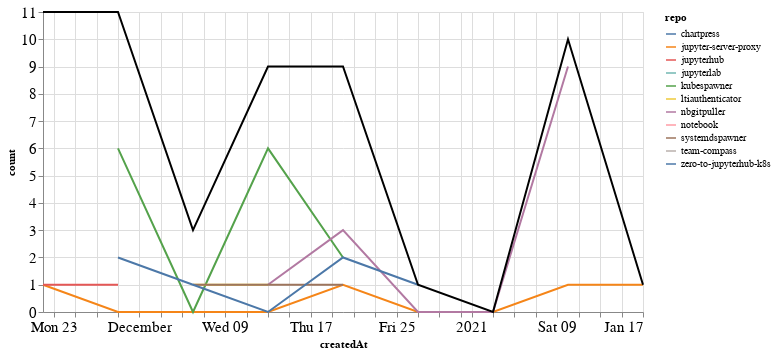

Notebook source saved alongside this figure:
### Markdown cell above
### Comments

### Code cell
comments_time = comments.groupby('repo').resample('W', on='createdAt').count()['author'].reset_index()
comments_time = comments_time.rename(columns={'author': 'count'})
comments_time_total = comments_time.groupby('createdAt').agg({"count": "sum"}).reset_index()
ch1 = alt.Chart(comments_time, width=600).mark_line().encode(
    x='createdAt',
    y='count',
    color='repo',
    tooltip="repo"
)

ch2 = alt.Chart(comments_time_total, width=600).mark_line(color="black").encode(
    x='createdAt',
    y='count',
)

ch1 + ch2

### Figure 1 — Vega-Lite specification as saved in the notebook (floating-point values rounded to 4 significant figures)
{"config": {"axisLeft": {"labelFontSize": 15}, "axisBottom": {"labelFontSize": 15}}, "layer": [{"data": {"name": "data-20b0c17c0a827d38961f0227fe2f835d"}, "mark": "line", "encoding": {"color": {"type": "nominal", "field": "repo"}, "tooltip": {"type": "nominal", "field": "repo"}, "x": {"type": "temporal", "field": "createdAt"}, "y": {"type": "quantitative", "field": "count"}}, "width": 600}, {"data": {"name": "data-460e094944774d0014fc42e7355726af"}, "mark": {"type": "line", "color": "black"}, "encoding": {"x": {"type": "temporal", "field": "createdAt"}, "y": {"type": "quantitative", "field": "count"}}, "width": 600}], "$schema": "https://vega.github.io/schema/vega-lite/v4.8.1.json", "datasets": {"data-20b0c17c0a827d38961f0227fe2f835d": [{"repo": "chartpress", "createdAt": "2020-11-22T00:00:00", "count": 3}, {"repo": "jupyter-server-proxy", "createdAt": "2020-11-22T00:00:00", "count": 1}, {"repo": "jupyter-server-proxy", "createdAt": "2020-11-29T00:00:00", "count": 0}, {"repo": "jupyter-server-proxy", "createdAt": "2020-12-06T00:00:00", "count": 0}, {"repo": "jupyter-server-proxy", "createdAt": "2020-12-13T00:00:00", "count": 0}, {"repo": "jupyter-server-proxy", "createdAt": "2020-12-20T00:00:00", "count": 1}, {"repo": "jupyter-server-proxy", "createdAt": "2020-12-27T00:00:00", "count": 0}, {"repo": "jupyter-server-proxy", "createdAt": "2021-01-03T00:00:00", "count": 0}, {"repo": "jupyter-server-proxy", "createdAt": "2021-01-10T00:00:00", "count": 1}, {"repo": "jupyter-server-proxy", "createdAt": "2021-01-17T00:00:00", "count": 1}, {"repo": "jupyterhub", "createdAt": "2020-11-22T00:00:00", "count": 1}, {"repo": "jupyterhub", "createdAt": "2020-11-29T00:00:00", "count": 1}, {"repo": "jupyterlab", "createdAt": "2020-11-22T00:00:00", "count": 5}, {"repo": "kubespawner", "createdAt": "2020-11-29T00:00:00", "count": 6}, {"repo": "kubespawner", "createdAt": "2020-12-06T00:00:00", "count": 0}, {"repo": "kubespawner", "createdAt": "2020-12-13T00:00:00", "count": 6}, {"repo": "kubespawner", "createdAt": "2020-12-20T00:00:00", "count": 2}, {"repo": "ltiauthenticator", "createdAt": "2020-12-06T00:00:00", "count": 1}, {"repo": "ltiauthenticator", "createdAt": "2020-12-13T00:00:00", "count": 1}, {"repo": "nbgitpuller", "createdAt": "2020-12-13T00:00:00", "count": 1}, {"repo": "nbgitpuller", "createdAt": "2020-12-20T00:00:00", "count": 3}, {"repo": "nbgitpuller", "createdAt": "2020-12-27T00:00:00", "count": 0}, {"repo": "nbgitpuller", "createdAt": "2021-01-03T00:00:00", "count": 0}, {"repo": "nbgitpuller", "createdAt": "2021-01-10T00:00:00", "count": 9}, {"repo": "notebook", "createdAt": "2020-11-22T00:00:00", "count": 1}, {"repo": "systemdspawner", "createdAt": "2020-12-06T00:00:00", "count": 1}, {"repo": "systemdspawner", "createdAt": "2020-12-13T00:00:00", "count": 1}, {"repo": "systemdspawner", "createdAt": "2020-12-20T00:00:00", "count": 1}, {"repo": "team-compass", "createdAt": "2020-11-29T00:00:00", "count": 2}, {"repo": "zero-to-jupyterhub-k8s", "createdAt": "2020-11-29T00:00:00", "count": 2}, {"repo": "zero-to-jupyterhub-k8s", "createdAt": "2020-12-06T00:00:00", "count": 1}, {"repo": "zero-to-jupyterhub-k8s", "createdAt": "2020-12-13T00:00:00", "count": 0}, {"repo": "zero-to-jupyterhub-k8s", "createdAt": "2020-12-20T00:00:00", "count": 2}, {"repo": "zero-to-jupyterhub-k8s", "createdAt": "2020-12-27T00:00:00", "count": 1}], "data-460e094944774d0014fc42e7355726af": [{"createdAt": "2020-11-22T00:00:00", "count": 11}, {"createdAt": "2020-11-29T00:00:00", "count": 11}, {"createdAt": "2020-12-06T00:00:00", "count": 3}, {"createdAt": "2020-12-13T00:00:00", "count": 9}, {"createdAt": "2020-12-20T00:00:00", "count": 9}, {"createdAt": "2020-12-27T00:00:00", "count": 1}, {"createdAt": "2021-01-03T00:00:00", "count": 0}, {"createdAt": "2021-01-10T00:00:00", "count": 10}, {"createdAt": "2021-01-17T00:00:00", "count": 1}]}}
